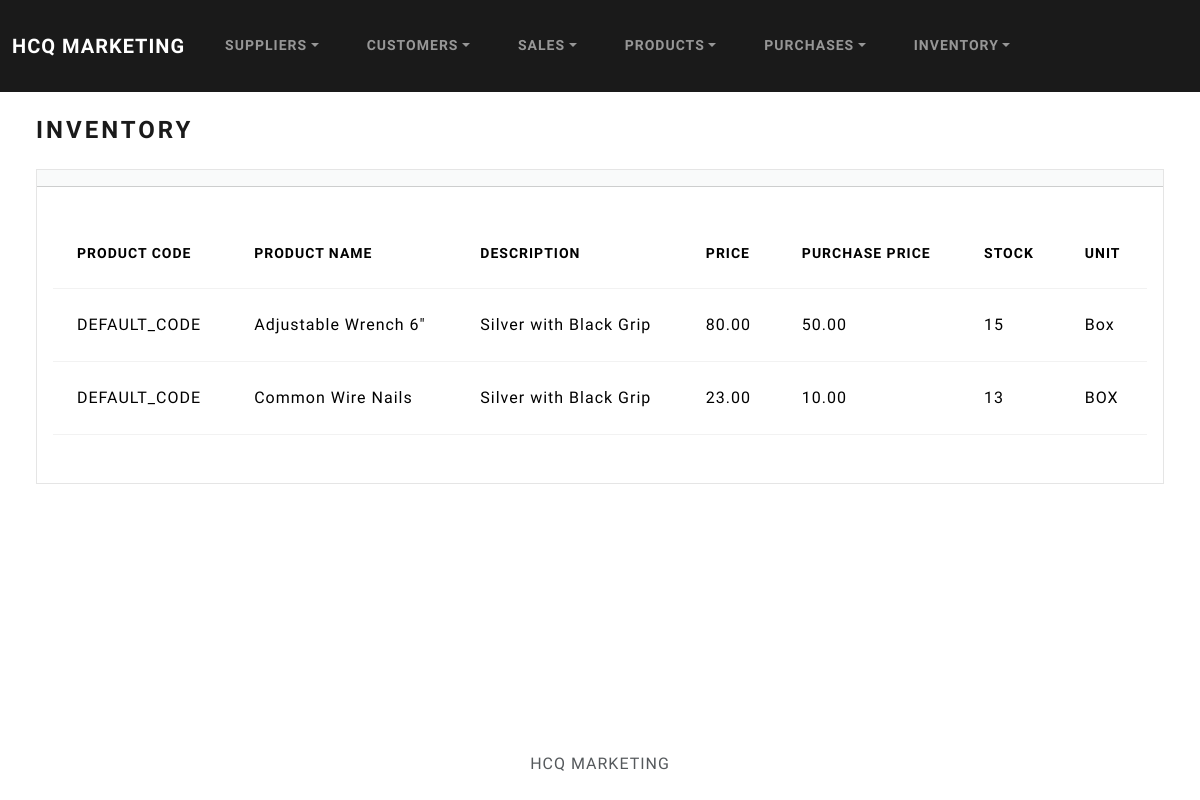
The app's page /inventory/, older data.
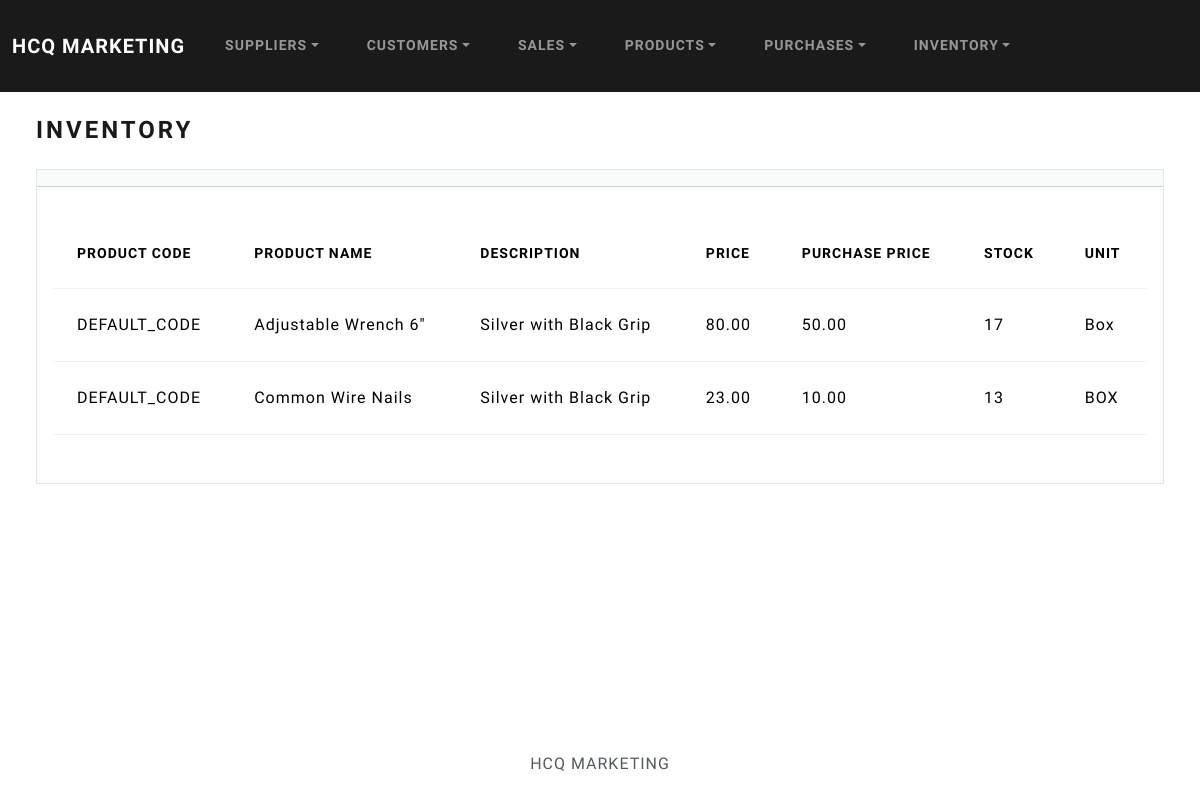
The same page, newer data.
### inventory/models.py (models this page shows, shortened)
class Inventory(models.Model):
    product = models.ForeignKey(Product, on_delete=models.CASCADE)
    inventory_stock = models.PositiveIntegerField(default=0)

### products/models.py (models this page shows, shortened)
class Product(models.Model):
    product_code = models.CharField(max_length=100 ,default='DEFAULT_CODE')
    product_name = models.CharField(max_length=100)
    product_descript = models.TextField()
    product_price = models.DecimalField(max_digits=10, decimal_places=2)
    product_unit = models.CharField(max_length=50)
    purchase_price = models.DecimalField(max_digits=10, decimal_places=2, null=True, blank=True)  # Price from supplier (optional)

### inventory/views.py (the view)
# urls.py: path('', views.inventory_index, name='inventory_index'),  # URL for inventory index page
def inventory_index(request):
    inventories = Inventory.objects.all().order_by('id')  # Fetch all Inventory records
    return render(request, 'inventory/index.html', {
        'inventories': inventories  # Pass Inventory objects to the template
    })

### inventory/templates/inventory/index.html (shortened to what this page needs)
{% extends "base.html" %}
{% block body %}
<h3 class="m-4">Inventory</h3>
<div class="row">
    <div class="col-12">
        {% if inventories %}
        <div class="card bg-light ms-4 me-4 mb-4">
            <div class="card-header"></div>
            <div class="card-body">
                <p class="card-text">
                    <div class="table-responsive">
                        <table class="table table-hover">
                            <thead>
                            <tr>
                                <th scope="col">Product Code</th>
                                <th scope="col">Product Name</th>
                                <th scope="col">Description</th>
                                <th scope="col">Price</th>
                                <th scope="col">Purchase Price</th>
                                <th scope="col">Stock</th>
                                <th scope="col">Unit</th>
                            </tr>
                            </thead>
                            <tbody>
                                {% for inventory in inventories %}
                                    <tr>
                                        <td>{{ inventory.product.product_code }}</td>
                                        <td>{{ inventory.product.product_name }}</td>
                                        <td>{{ inventory.product.product_descript }}</td>
                                        <td>{{ inventory.product.product_price }}</td>
                                        <td>{{ inventory.product.purchase_price }}</td>
                                        <td>{{ inventory.inventory_stock }}</td>
                                        <td>{{ inventory.product.product_unit }}</td>
                                    </tr>
                                {% endfor %}
                            </tbody>
                        </table>
                    </div>
                </p>
            </div>
        </div>
        {% else %}
            <h5 class="alert alert-primary ms-4 me-4"> No Inventory Records </h5>
        {% endif %}
    </div>
</div>
{% endblock %}

Row changes from the older to the newer data that the page shows:
changed Inventory "Adjustable Wrench 6\"": inventory_stock "15" → "17"
